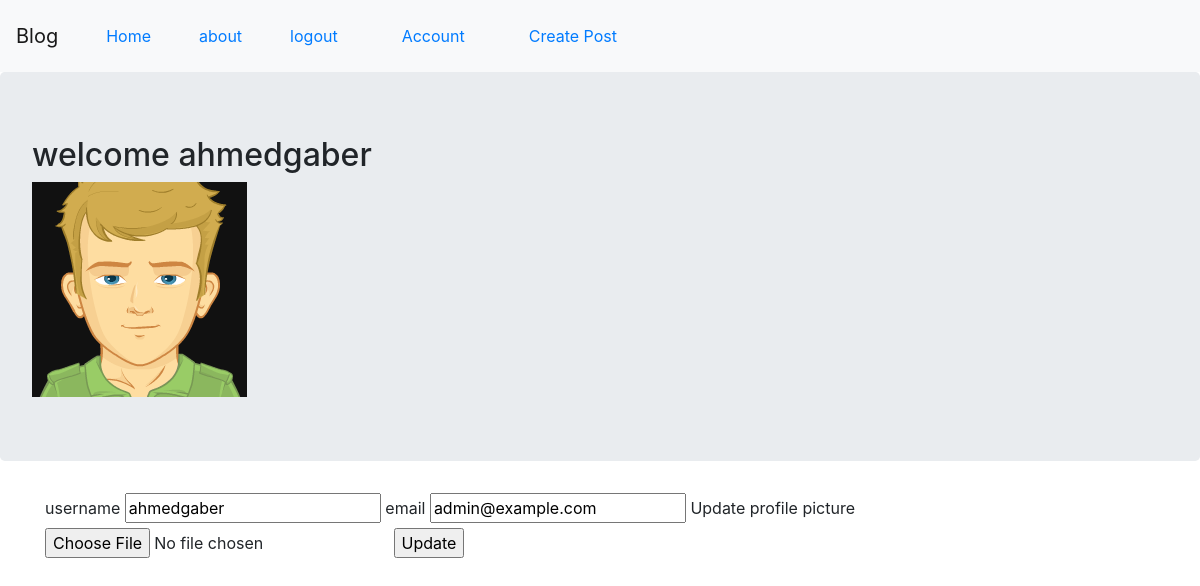
/account (signed in), run on the app's committed database.
### flask_blog/models.py (models this page shows, shortened)
class User(db.Model, UserMixin):
    __tablename__ = 'users'
    id = db.Column(db.Integer, primary_key=True)
    profile_image = db.Column(db.String(20), nullable=False, default='default.png')
    email = db.Column(db.String(64), unique=True, index=True)
    username = db.Column(db.String(64), unique=True, index=True)
    password_hash = db.Column(db.String(128))
    posts = db.relationship('BlogPost', backref='author', lazy=True)

### flask_blog/users/views.py (the view)
@users.route('/account', methods=['GET', 'POST'])
@login_required
def account():
    form = UpdateUserForm()
    if form.validate_on_submit():
        if form.picture.data:
            username = current_user.username
            pic = add_profile_pic(form.picture.data, username)
            current_user.profile_image = pic
        current_user.username = form.username.data
        current_user.email = form.email.data
        db.session.commit()
        flash('User account updated')
        return redirect(url_for('users.account'))
    elif request.method == 'GET':
        form.username.data = current_user.username
        form.email.data = current_user.email
    profile_image = url_for('static', filename='profile_pics/'+current_user.profile_image)
    return render_template('account.html', profile_image=profile_image, form=form)

### flask_blog/users/forms.py (shortened to what this page needs)
class UpdateUserForm(FlaskForm):
    email = StringField('email', validators=[DataRequired(), Email()])
    username = StringField('username', validators=[DataRequired()])
    picture = FileField('Update profile picture', validators=[FileAllowed(['jpg', 'png'])])
    submit = SubmitField('Update')

### flask_blog/models.py (called while the page is built)
@login_manager.user_loader
def load_user(user_id):
    return User.query.get(user_id)

### flask_blog/templates/account.html (shortened to what this page needs)
{% extends 'base.html' %}
{% block content %}
    <div class="jumbotron">
        <h2>welcome {{ current_user.username }}</h2>
        <img align="center" src="{{ url_for('static', filename='profile_pics/'+current_user.profile_image) }}">
    </div>
    <div class="container">
        <form  method="post" enctype="multipart/form-data">
            {{ form.username.label }} {{ form.username() }}
            {{ form.email.label }} {{ form.email() }}
            {{ form.picture.label }} {{ form.picture() }}
            {{ form.submit() }}
        </form>
    </div>
{% endblock %}

### data on the page
User: username "ahmedgaber", profile_image (placeholder picture), email "admin@example.com"
